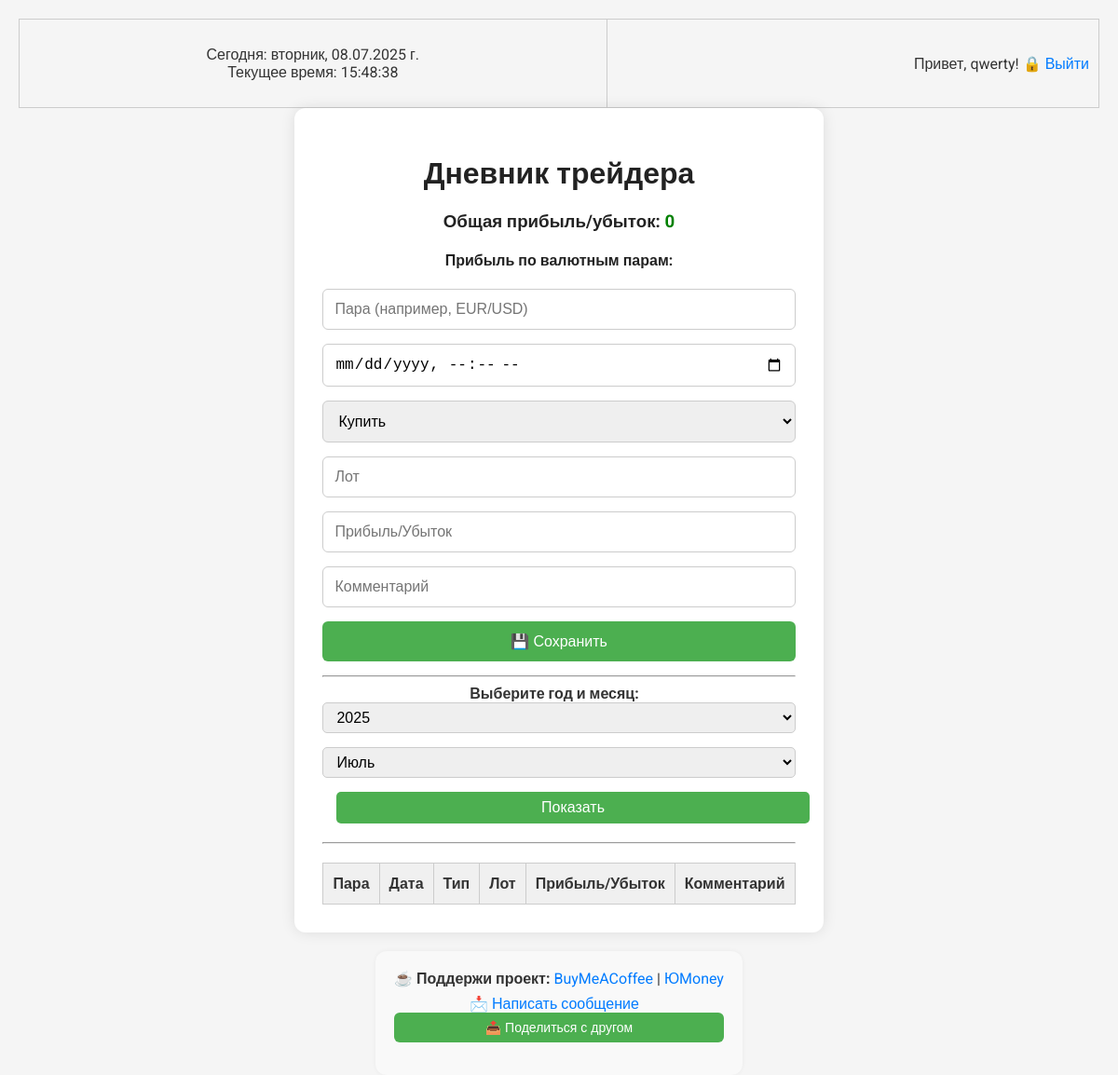
Before: / (signed in) with the older database file.
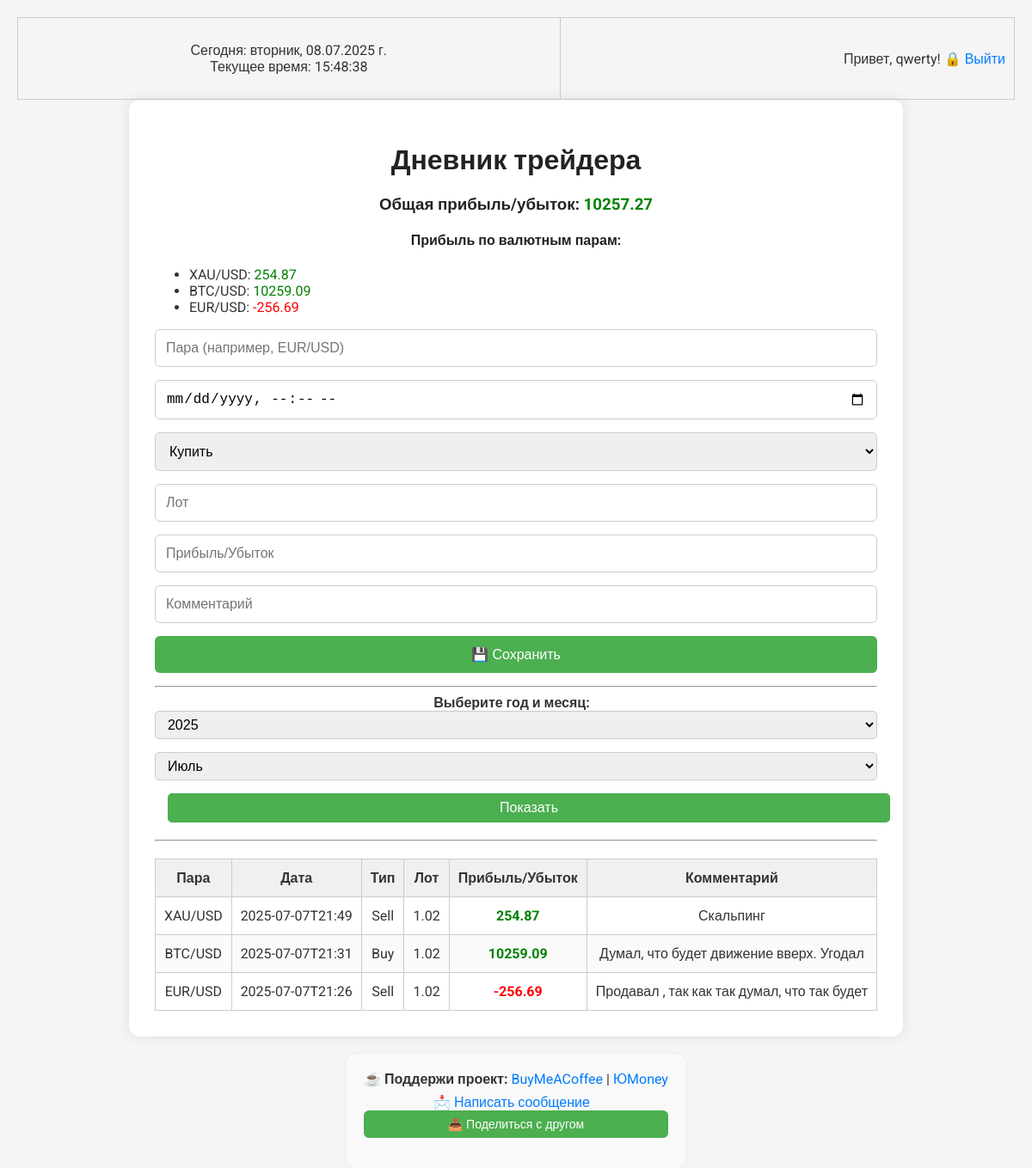
After: the same page with the newer database file.
### tables this page shows
CREATE TABLE "trades" (
    id INTEGER PRIMARY KEY AUTOINCREMENT,
    user_id INTEGER NOT NULL,
    pair TEXT NOT NULL,
    date TEXT NOT NULL,
    type TEXT NOT NULL,
    lot REAL NOT NULL,
    profit REAL NOT NULL,
    comment TEXT,
    FOREIGN KEY (user_id) REFERENCES users(id)
);

### app.py (the view)
@app.route("/")
def index():
    if 'user_id' not in session:
        return render_template("welcome.html")
    user_id = session['user_id']
    with get_db_connection() as conn:
        trades = conn.execute(
            "SELECT * FROM trades WHERE user_id = ? ORDER BY date DESC",
            (user_id,)
        ).fetchall()
    now = datetime.now()
    current_year = now.year
    selected_year = int(request.args.get('year', current_year))
    selected_month = int(request.args.get('month', now.month))
    years = list(range(2020, current_year + 6))
    months = [(i, name) for i, name in enumerate(
        ['Январь', 'Февраль', 'Март', 'Апрель', 'Май', 'Июнь',
         'Июль', 'Август', 'Сентябрь', 'Октябрь', 'Ноябрь', 'Декабрь'], 1)]
    total_profit = sum([trade['profit'] for trade in trades]) if trades else 0
    profit_by_pair = {}
    for trade in trades:
        pair = trade['pair']
        profit_by_pair[pair] = profit_by_pair.get(pair, 0) + trade['profit']
    return render_template(
        'index.html',
        session=session,
        premium_end_date=None,
        texts={
            'total_profit': 'Общая прибыль/убыток',
            'profit_by_pair': 'Прибыль по валютным парам'
        },
        total_profit=total_profit,
        profit_by_pair=profit_by_pair,
        years=years,
        months=months,
        selected_year=selected_year,
        selected_month=selected_month,
        trades=trades
    )

### app.py (called while the page is built)
def get_db_connection():
    conn = sqlite3.connect(DATABASE)
    conn.row_factory = sqlite3.Row
    return conn

### templates/index.html (shortened to what this page needs)
<!DOCTYPE html>
<html lang="ru">
<head>
  <link rel="stylesheet" href="{{ url_for('static', filename='style.css') }}" />
</head>
<body>
  <table style="width: 100%; padding: 10px;">
    <tr>
      <td>
        <p id="datetime"></p>
      </td>
      <td style="text-align: right;">
        {% if session.get('username') %}
          <p>
            Привет, {{ session['username'] }}!
            <a href="{{ url_for('logout') }}">🔒 Выйти</a>
          </p>
        {% else %}
          <p>
            <a href="{{ url_for('google.login') }}">Войти через Google</a>
          </p>
        {% endif %}
      </td>
    </tr>
  </table>
  <div class="container">
    <h1>Дневник трейдера</h1>
    <div style="margin-top: 20px;">
      <h3>{{ texts['total_profit'] }}:
        <span style="color: {{ 'green' if total_profit >= 0 else 'red' }}">{{ total_profit }}</span>
      </h3>
      <h4>{{ texts['profit_by_pair'] }}:</h4>
      <ul>
        {% for pair, profit in profit_by_pair.items() %}
          <li>{{ pair }}:
            <span style="color: {{ 'green' if profit >= 0 else 'red' }}">{{ profit }}</span>
          </li>
        {% endfor %}
      </ul>
    </div>
    <form action="/add_trade" method="POST">
      <input type="text" name="pair" placeholder="Пара (например, EUR/USD)" required>
      <input type="datetime-local" name="date" required>
      <select name="type">
        <option value="Buy">Купить</option>
      </select>
      <input type="number" name="lot" step="0.01" placeholder="Лот" required>
      <input type="number" name="profit" step="0.01" placeholder="Прибыль/Убыток" required>
      <input type="text" name="comment" placeholder="Комментарий">
      <button type="submit">💾 Сохранить</button>
    </form>
    <hr>
    <form action="/" method="get" style="text-align: center; margin-bottom: 20px;">
      <label for="year" style="font-weight: bold; margin-right: 10px;">Выберите год и месяц:</label>
      <select name="year" id="year" style="padding: 6px 10px; font-size: 16px; margin-right: 10px; border-radius: 5px; border: 1px solid #ccc;">
        {% for y in years %}
          <option value="{{ y }}" {% if y == selected_year %}selected{% endif %}>{{ y }}</option>
        {% endfor %}
      </select>
      <select name="month" id="month" style="padding: 6px 10px; font-size: 16px; border-radius: 5px; border: 1px solid #ccc;">
        {% for m in months %}
          <option value="{{ m[0] }}" {% if m[0] == selected_month %}selected{% endif %}>{{ m[1] }}</option>
        {% endfor %}
      </select>
      <button type="submit" style="padding: 8px 16px; font-size: 16px; margin-left: 15px; border-radius: 5px; background-color: #4CAF50; color: white; border: none; cursor: pointer;">Показать</button>
    </form>
    <hr>
    <div class="table-wrapper">
      <table>
        <thead>
          <tr>
            <th>Пара</th>
            <th>Дата</th>
            <th>Тип</th>
            <th>Лот</th>
            <th>Прибыль/Убыток</th>
            <th>Комментарий</th>
          </tr>
        </thead>
        <tbody>
          {% for trade in trades %}
          <tr>
            <td>{{ trade.pair }}</td>
            <td>{{ trade.date }}</td>
            <td>{{ trade.type }}</td>
            <td>{{ trade.lot }}</td>
            <td class="{{ 'positive' if trade.profit >= 0 else 'negative' }}">{{ trade.profit }}</td>
            <td>{{ trade.comment }}</td>
          </tr>
          {% endfor %}
        </tbody>
      </table>
    </div>
  </div>
  <footer class="support-box">
    <center>
      <div style="margin-bottom: 5px;">
        ☕ <strong>Поддержи проект:</strong>
        <a href="https://buymeacoffee.com/kakari" target="_blank" rel="noopener noreferrer">BuyMeACoffee</a> |
        <a href="https://yoomoney.ru/to/4100119196832465" target="_blank" rel="noopener noreferrer">ЮMoney</a>
      </div>
    </center>
    <div style="margin-top: 8px; text-align: center;">
      <a href="/feedback" style="margin-right: 10px;">📩 Написать сообщение</a>
      <button id="shareBtn" style="
        padding: 8px 14px;
        font-size: 14px;
        background-color: #4CAF50;
        color: white;
        border: none;
        border-radius: 6px;
        cursor: pointer;
      ">
        📤 Поделиться с другом
      </button>
    </div>
  </footer>
</body>
</html>

### static/style.css (style rules this page uses)
html, body { height: 100%; margin: 0; padding: 0; }
body { display: flex; flex-direction: column; min-height: 100vh; padding: 20px; background-color: #f5f5f5; font-family: 'Roboto', sans-serif; color: #333; }
.container { flex: 1 0 auto; max-width: 960px; margin: 0 auto; background: #fff; padding: 30px; border-radius: 12px; box-shadow: 0 0 15px rgba(0,0,0,0.1); }
h1, h2, h3, h4 { text-align: center; color: #222; }
input, select, button { display: block; width: 100%; padding: 12px; margin-bottom: 15px; font-size: 16px; border: 1px solid #ccc; border-radius: 6px; box-sizing: border-box; }
button { background-color: #4CAF50; color: white; border: none; cursor: pointer; }
.table-wrapper { overflow-x: auto; margin-top: 20px; }
table { width: 100%; border-collapse: collapse; font-size: 16px; }
th, td { border: 1px solid #ccc; padding: 12px 10px; text-align: center; }
th { background-color: #f0f0f0; }
tr:nth-child(even) { background-color: #fafafa; }
td:nth-child(5) { font-weight: bold; }
td:nth-child(5):before { content: attr(data-prefix); }
td.positive { color: green; }
td.negative { color: red; }
.support-box { margin-top: 30px; padding: 20px; background-color: #f9f9f9; border-radius: 12px; box-shadow: 0 0 5px rgba(0,0,0,0.05); }
a { color: #007BFF; text-decoration: none; }
footer.support-box { flex-shrink: 0; background-color: #f9f9f9; padding: 20px; border-radius: 12px; box-shadow: 0 0 5px rgba(0,0,0,0.05); margin-top: 20px; max-width: 960px; margin-left: auto; margin-right: auto; text-align: center; }

Changed rows visible on the page:
added trades: pair "XAU/USD", profit "254.87", date "2025-07-07T21:49", type "Sell", lot "1.02", comment "Скальпинг"
added trades: pair "BTC/USD", profit "10259.09", date "2025-07-07T21:31", type "Buy", lot "1.02", comment "Думал, что будет движение вверх. Угодал"
added trades: pair "EUR/USD", profit "-256.69", date "2025-07-07T21:26", type "Sell", lot "1.02", comment "Продавал , так как так думал, что так будет"
Other visible differences:
{{ total_profit }}: "0" → "10257.27"
